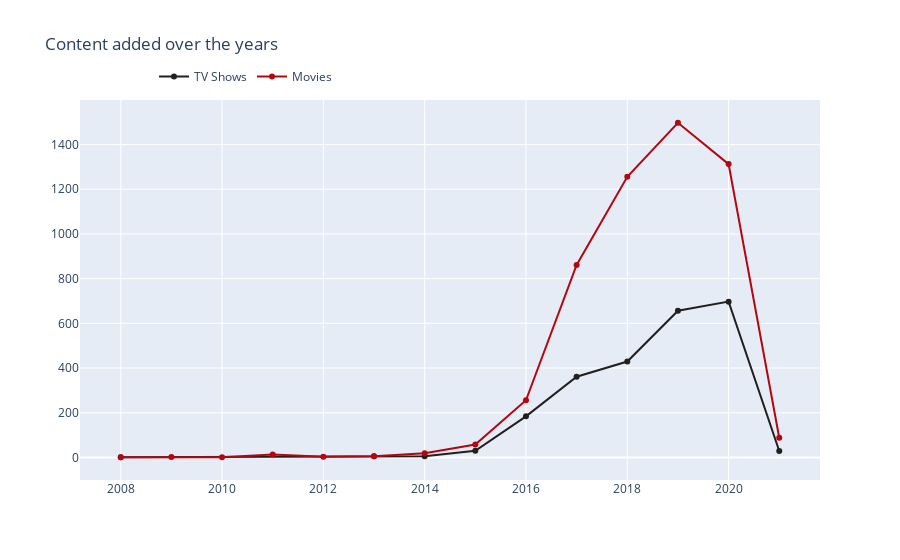

Write notebook code for a chart like this one.
### Code cell
col = "year_added"

vc1 = n_shows[col].value_counts().reset_index() #n_shows['year_added'].value_counts.reset_index()
vc1 = vc1.rename(columns = {col : "count", "index" : col})
vc1['percent'] = vc1['count'].apply(lambda x : 100*x/sum(vc1['count']))
vc1 = vc1.sort_values(col)

vc2 = n_movies[col].value_counts().reset_index()
vc2 = vc2.rename(columns = {col : "count", "index" : col})
vc2['percent'] = vc2['count'].apply(lambda x : 100*x/sum(vc2['count']))
vc2 = vc2.sort_values(col)

trace1 = go.Scatter(x=vc1[col], y=vc1["count"], name="TV Shows", marker=dict(color="#221f1f"))
#trace1 = go.scatter(x=vc1['year_added'],y = vc1['count'])
trace2 = go.Scatter(x=vc2[col], y=vc2["count"], name="Movies", marker=dict(color="#b20710"))
Trace= [trace1, trace2]
layout = go.Layout(title="Content added over the years", legend=dict(x=0.1, y=1.1, orientation="h"))
fig = go.Figure(Trace, layout=layout)
fig.show()

### Figure 1 — Plotly figure (JSON) as saved in the notebook; plotly's stock layout.template omitted (floating-point values rounded to 4 significant figures)
{"data": [{"marker": {"color": "#221f1f"}, "name": "TV Shows", "type": "scatter", "x": [2008, 2013, 2014, 2015, 2016, 2017, 2018, 2019, 2020, 2021], "y": [1, 5, 6, 30, 184, 361, 429, 656, 697, 29]}, {"marker": {"color": "#b20710"}, "name": "Movies", "type": "scatter", "x": [2008, 2009, 2010, 2011, 2012, 2013, 2014, 2015, 2016, 2017, 2018, 2019, 2020, 2021], "y": [1, 2, 1, 13, 3, 6, 19, 58, 256, 861, 1255, 1497, 1312, 88]}], "layout": {"legend": {"orientation": "h", "x": 0.1, "y": 1.1}, "title": {"text": "Content added over the years"}}}
